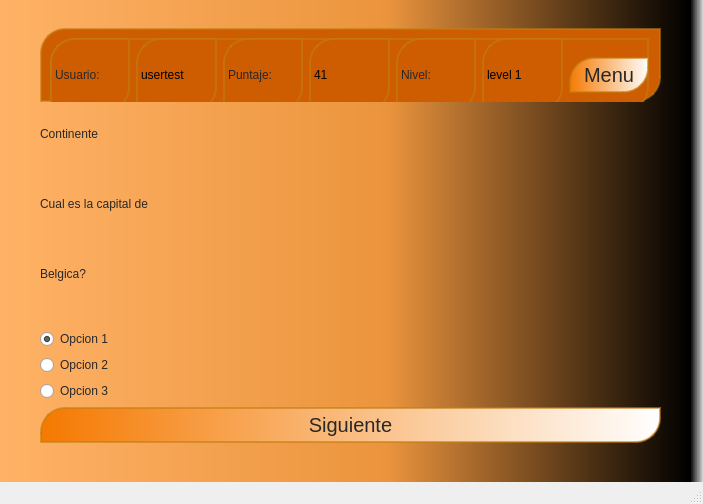
<?xml version="1.0" encoding="UTF-8"?>
<ui version="4.0">
 <class>juego_1</class>
 <widget class="QMainWindow" name="juego_1">
  <property name="geometry">
   <rect>
    <x>0</x>
    <y>0</y>
    <width>703</width>
    <height>504</height>
   </rect>
  </property>
  <property name="windowTitle">
   <string>Capitales</string>
  </property>
  <property name="styleSheet">
   <string notr="true"/>
  </property>
  <widget class="QWidget" name="centralwidget">
   <property name="styleSheet">
    <string notr="true">QWidget#centralwidget{
 
	background-color: qlineargradient(spread:pad, x1:0, y1:0, x2:1, y2:0, stop:0 rgba(255, 178, 102, 255), stop:0.55 rgba(235, 148, 61, 255), stop:0.98 rgba(0, 0, 0, 255), stop:1 rgba(0, 0, 0, 0));

}</string>
   </property>
   <widget class="QWidget" name="panel_gen" native="true">
    <property name="geometry">
     <rect>
      <x>10</x>
      <y>10</y>
      <width>671</width>
      <height>441</height>
     </rect>
    </property>
    <property name="styleSheet">
     <string notr="true"/>
    </property>
    <widget class="QWidget" name="verticalLayoutWidget_2">
     <property name="geometry">
      <rect>
       <x>30</x>
       <y>10</y>
       <width>621</width>
       <height>431</height>
      </rect>
     </property>
     <layout class="QVBoxLayout" name="verticalLayout_2">
      <item>
       <widget class="QWidget" name="panel_jugador" native="true">
        <property name="styleSheet">
         <string notr="true">background-color: rgb(206, 92, 0);
border-color: rgba(193, 125, 17, 0.6);
border-style:solid;
border-width:2px;
border-top-left-radius: 25px;
border-top-right-radius: 0px;
border-bottom-right-radius:25px;
border-bottom-left-radius: 0px; 
min-height: 70px; max-height:70px;
</string>
        </property>
        <widget class="QWidget" name="layoutWidget">
         <property name="geometry">
          <rect>
           <x>10</x>
           <y>10</y>
           <width>599</width>
           <height>74</height>
          </rect>
         </property>
         <layout class="QHBoxLayout" name="horizontalLayout_2">
          <item>
           <widget class="QLabel" name="label">
            <property name="styleSheet">
             <string notr="true">font: 57 16pt &quot;Arial&quot;;
color: rgb(40,40,40); </string>
            </property>
            <property name="text">
             <string>Usuario:</string>
            </property>
           </widget>
          </item>
          <item>
           <widget class="QLabel" name="l_user">
            <property name="styleSheet">
             <string notr="true">font: 57 16pt &quot;Arial&quot;;
  color:  black; </string>
            </property>
            <property name="text">
             <string>usertest</string>
            </property>
           </widget>
          </item>
          <item>
           <widget class="QLabel" name="label_3">
            <property name="styleSheet">
             <string notr="true">font: 57 16pt &quot;Arial&quot;;
color: rgb(40,40,40); </string>
            </property>
            <property name="text">
             <string>Puntaje:</string>
            </property>
           </widget>
          </item>
          <item>
           <widget class="QLabel" name="l_score">
            <property name="styleSheet">
             <string notr="true">font: 57 16pt &quot;Arial&quot;;
  color:  black; </string>
            </property>
            <property name="text">
             <string>41</string>
            </property>
           </widget>
          </item>
          <item>
           <widget class="QLabel" name="label_5">
            <property name="styleSheet">
             <string notr="true">font: 57 16pt &quot;Arial&quot;;
color: rgb(40,40,40); </string>
            </property>
            <property name="text">
             <string>Nivel:</string>
            </property>
           </widget>
          </item>
          <item>
           <widget class="QLabel" name="l_level">
            <property name="styleSheet">
             <string notr="true">font: 57 16pt &quot;Arial&quot;;
  color:  black; </string>
            </property>
            <property name="text">
             <string>level 1</string>
            </property>
           </widget>
          </item>
          <item>
           <widget class="QPushButton" name="pushButton">
            <property name="styleSheet">
             <string notr="true">QPushButton{ 
	border-color: rgba(193, 125, 17, 0.6);
border-style:solid;
border-width:2px;
border-top-left-radius: 25px;
border-top-right-radius: 0px;
border-bottom-right-radius:25px;
border-bottom-left-radius: 0px; 

	background-color: qlineargradient(spread:pad, x1:0, y1:0, x2:1, y2:0, stop:0 rgba(245, 121, 0, 255), stop:1 rgba(255, 255, 255, 255));
max-height: 32px;
min-height: 32px;
font-size: 20px;
color: rgb(40, 40, 40);
}

QPushButton:hover{
 
 
	border-color: rgb(233, 185, 110);
border-style:solid;
border-width: 3px; font-size: 14px;font-weight: bolder;
font-size:24px;
height: 64px;
background-image:url(:/background_3.jpg);
 color:  rgb(143, 89, 2);
} 
</string>
            </property>
            <property name="text">
             <string>Menu</string>
            </property>
           </widget>
          </item>
         </layout>
        </widget>
       </widget>
      </item>
      <item>
       <widget class="QLabel" name="l_continente">
        <property name="styleSheet">
         <string notr="true">font: 57 16pt &quot;Arial&quot;;
color: rgb(40,40,40);
min-height: 35px; max-height: 35px;</string>
        </property>
        <property name="text">
         <string>Continente</string>
        </property>
       </widget>
      </item>
      <item>
       <layout class="QHBoxLayout" name="horizontalLayout">
        <item>
         <layout class="QVBoxLayout" name="verticalLayout_3">
          <item>
           <widget class="QLabel" name="l_pregunta">
            <property name="styleSheet">
             <string notr="true">font: 57 17pt &quot;Arial&quot;;
color: rgb(40,40,40);
min-height: 50px;max-height: 50px;
 </string>
            </property>
            <property name="text">
             <string>Cual es la capital de</string>
            </property>
           </widget>
          </item>
          <item>
           <widget class="QLabel" name="l_variante">
            <property name="styleSheet">
             <string notr="true">font: 57 17pt &quot;Arial&quot;;
color: rgb(40,40,40);
min-height: 50px;max-height: 50px;
 </string>
            </property>
            <property name="text">
             <string>Belgica?</string>
            </property>
           </widget>
          </item>
         </layout>
        </item>
        <item>
         <widget class="QLabel" name="imagen">
          <property name="styleSheet">
           <string notr="true">min-height: 150px; max-height: 150px;

 </string>
          </property>
          <property name="text">
           <string/>
          </property>
         </widget>
        </item>
       </layout>
      </item>
      <item>
       <layout class="QVBoxLayout" name="verticalLayout">
        <item>
         <widget class="QRadioButton" name="opc_1">
          <property name="styleSheet">
           <string notr="true">font: 57 16pt &quot;Arial&quot;;
color: rgb(40,40,40);  </string>
          </property>
          <property name="text">
           <string>Opcion 1</string>
          </property>
          <property name="checked">
           <bool>true</bool>
          </property>
         </widget>
        </item>
        <item>
         <widget class="QRadioButton" name="opc_2">
          <property name="styleSheet">
           <string notr="true">font: 57 16pt &quot;Arial&quot;;
color: rgb(40,40,40); </string>
          </property>
          <property name="text">
           <string>Opcion 2</string>
          </property>
         </widget>
        </item>
        <item>
         <widget class="QRadioButton" name="opc_3">
          <property name="styleSheet">
           <string notr="true">font: 57 16pt &quot;Arial&quot;;
color: rgb(40,40,40); </string>
          </property>
          <property name="text">
           <string>Opcion 3</string>
          </property>
         </widget>
        </item>
        <item>
         <widget class="QPushButton" name="btn_juego1">
          <property name="styleSheet">
           <string notr="true">QPushButton{ 
	border-color: rgba(193, 125, 17, 0.6);
border-style:solid;
border-width:2px;
border-top-left-radius: 25px;
border-top-right-radius: 0px;
border-bottom-right-radius:25px;
border-bottom-left-radius: 0px; 

	background-color: qlineargradient(spread:pad, x1:0, y1:0, x2:1, y2:0, stop:0 rgba(245, 121, 0, 255), stop:1 rgba(255, 255, 255, 255));
max-height: 32px;
min-height: 32px;
font-size: 20px;
color: rgb(40, 40, 40);
}

QPushButton:hover{
 
 
	border-color: rgb(233, 185, 110);
border-style:solid;
border-width: 3px; font-size: 14px;font-weight: bolder;
font-size:24px;
height: 64px;
background-image:url(:/background_3.jpg);
 color:  rgb(143, 89, 2);
} 
</string>
          </property>
          <property name="text">
           <string>Siguiente</string>
          </property>
         </widget>
        </item>
       </layout>
      </item>
     </layout>
    </widget>
   </widget>
  </widget>
  <widget class="QMenuBar" name="menubar">
   <property name="geometry">
    <rect>
     <x>0</x>
     <y>0</y>
     <width>703</width>
     <height>22</height>
    </rect>
   </property>
  </widget>
  <widget class="QStatusBar" name="statusbar"/>
 </widget>
 <resources/>
 <connections/>
</ui>
